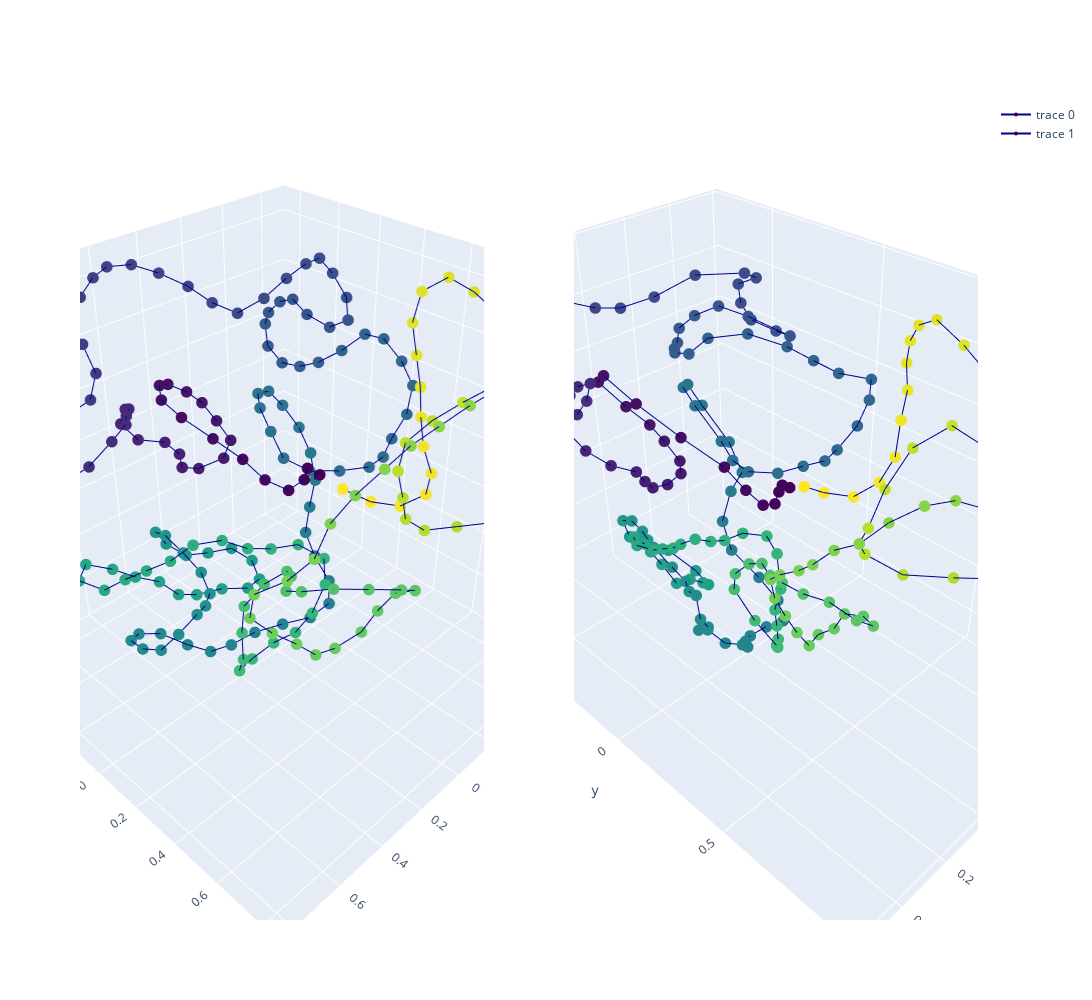

Notebook cell for this chart:
### Code cell
# Trussart perfect structure
trussart_true_structure = np.mean(trussart_structures, axis=0)

# Trussart predicted structure
torch_trussart_hic = torch.FloatTensor(trussart_hic)
torch_trussart_hic = torch.reshape(torch_trussart_hic, (1, NB_BINS, NB_BINS))
torch_trussart_hic = torch.repeat_interleave(torch_trussart_hic, BATCH_SIZE, 0)

trussart_pred_structure, trussart_pred_distance, trussart_pred_logits = model(torch_trussart_hic)
trussart_pred_structure = trussart_pred_structure.detach().numpy()[0]

# Superpose structure using Kabsch algorithm
trussart_pred_structure_superposed, trussart_true_structure_superposed = \
        kabsch_superimposition_numpy(trussart_pred_structure, trussart_true_structure, EMBEDDING_SIZE)

# Plot and compare the two structures
x_pred = trussart_pred_structure_superposed[:, 0]  
y_pred = trussart_pred_structure_superposed[:, 1]
z_pred = trussart_pred_structure_superposed[:, 2]

x_true = trussart_true_structure_superposed[:, 0]  
y_true = trussart_true_structure_superposed[:, 1]
z_true = trussart_true_structure_superposed[:, 2]

colorscale1 = np.asarray(range(len(x_true)))
colorscale2 = np.asarray(range(len(x_pred)))
color1 = 'Viridis'
color2 = 'Viridis'

plot_true_pred_structures(x_pred, y_pred, z_pred, x_true, y_true, z_true, colorscale1, colorscale2, color1, color2)

# Shape comparison
print('Kabsch distance is ' + str(kabsch_distance_numpy(trussart_pred_structure, trussart_true_structure, EMBEDDING_SIZE)/3))

### Figure 1 — Plotly figure (JSON) as saved in the notebook; plotly's stock layout.template omitted (floating-point values rounded to 4 significant figures; data arrays with more than 128 entries replaced by an {"elided": "..."} marker saying what was removed)
{"data": [{"line": {"color": "darkblue", "width": 2}, "marker": {"color": {"elided": "202 int values"}, "colorscale": [[0, "#440154"], [0.1111, "#482878"], [0.2222, "#3e4989"], [0.3333, "#31688e"], [0.4444, "#26828e"], [0.5556, "#1f9e89"], [0.6667, "#35b779"], [0.7778, "#6ece58"], [0.8889, "#b5de2b"], [1, "#fde725"]], "size": 4}, "scene": "scene", "type": "scatter3d", "x": {"elided": "202 float values"}, "y": {"elided": "202 float values"}, "z": {"elided": "202 float values"}}, {"line": {"color": "darkblue", "width": 2}, "marker": {"color": {"elided": "202 int values"}, "colorscale": [[0, "#440154"], [0.1111, "#482878"], [0.2222, "#3e4989"], [0.3333, "#31688e"], [0.4444, "#26828e"], [0.5556, "#1f9e89"], [0.6667, "#35b779"], [0.7778, "#6ece58"], [0.8889, "#b5de2b"], [1, "#fde725"]], "size": 4}, "scene": "scene2", "type": "scatter3d", "x": {"elided": "202 float values"}, "y": {"elided": "202 float values"}, "z": {"elided": "202 float values"}}], "layout": {"height": 1000, "scene": {"domain": {"x": [0, 0.45], "y": [0, 1]}}, "scene2": {"domain": {"x": [0.55, 1], "y": [0, 1]}}, "width": 1300}}
